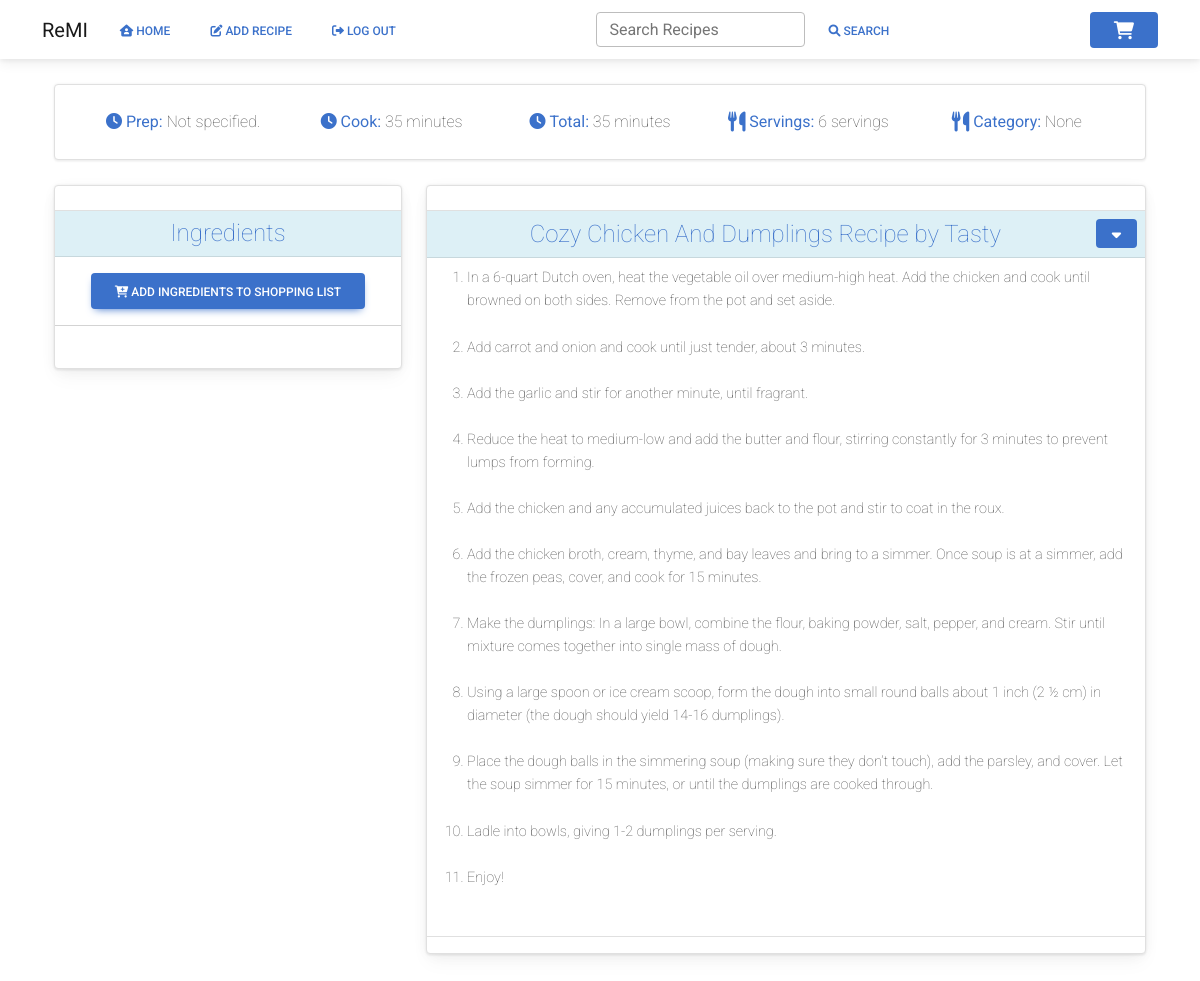
The page /random_recipe (signed in) on the database its author committed.
### website/models.py (models this page shows)
class Recipe(db.Model):
    id = db.Column(db.Integer, primary_key=True)
    uuid = db.Column(db.Integer, primary_key=False)
    username = db.Column(db.Integer, db.ForeignKey('user.id'))
    recipe_name = db.Column(db.String(200))
    prep_time = db.Column(db.Integer, primary_key=False)
    cook_time = db.Column(db.Integer, primary_key=False)
    total_time = db.Column(db.Integer, primary_key=False)
    ingredients = db.Column(db.String())
    servings = db.Column(db.String())
    ingredients_quantity = db.Column(db.String())
    ingredients_measurement = db.Column(db.String())
    instructions = db.Column(db.String())
    instructions_json = db.Column(db.String())
    original_url = db.Column(db.String())
    date_parsed = db.Column(db.String())
    image = db.Column(db.String())
    favorite = db.Column(db.Boolean, default=False)
    category = db.Column(db.String())
    ingredient_list = db.relationship('Ingredients')
    tags = db.relationship('Tag', secondary=recipe_tag, backref='recipe')

### website/views.py (the view, shortened to what this page needs)
@views.route('/random_recipe', methods=['POST', 'GET'])
@login_required
def random_recipe():
    shopping_list = ShoppingList.query.count()
    recipe = Recipe.query.filter_by(username=current_user.id).group_by(func.random()).first()
    ingredients = Ingredients.query.filter_by(uuid=recipe.uuid).all()
    return render_template("random_recipe.html", recipe=recipe, ingredients=ingredients, user=current_user,
                           shopping_list=shopping_list, view_id=recipe.uuid)

### website/__init__.py (called while the page is built)
def create_app():
    app = Flask(__name__)
    app.config['SECRET_KEY'] = 'sdf897sdf987'
    app.config['SQLALCHEMY_DATABASE_URI'] = f'sqlite:///{DB_NAME}'
    db.init_app(app)
    from .views import views
    from .auth import auth
    app.register_blueprint(views, url_prefix='/')
    app.register_blueprint(auth, url_prefix='/')
    from .models import User, Recipe
    with app.app_context():
        db.create_all()
    login_manager = LoginManager()
    login_manager.login_view = 'auth.login'
    login_manager.init_app(app)
    @login_manager.user_loader
    def load_user(id):
        return User.query.get(int(id))
    return app

### website/templates/random_recipe.html (shortened to what this page needs)
{% extends "base.html" %}
{% block content %}
<br>
<div class="container">
    <div class="row">
        <div class="col">
            <div class="card shadow-2 border" style="border-radius:4px;">
                <div class="card-body">
                    <div class="container">
                        <div class="row">
                            <div class="col text-center">
                                <span class="fw-lighter"><span class="text-primary"><i
                                        class="fa-solid fa-clock"></i> <b>Prep:</b></span> {{ recipe.prep_time }}</span>
                            </div>
                            <div class="col text-center">
                                <span class="fw-lighter"><span class="text-primary"><i
                                        class="fa-solid fa-clock"></i> <b>Cook:</b></span> {{ recipe.cook_time }}</span>
                            </div>
                            <div class="col text-center">
                                <span class="fw-lighter"><span class="text-primary"><i
                                        class="fa-solid fa-clock"></i> <b>Total:</b></span> {{ recipe.total_time }}</span>
                            </div>
                            <div class="col text-center">
                                <span class="fw-lighter"><span class="text-primary"><i class="fa fa-cutlery fa-lg"></i> <b>Servings:</b></span> {{ recipe.servings }}</span>
                            </div>
                            <div class="col text-center">
                                <span class="fw-lighter"><span class="text-primary"><i class="fa fa-cutlery fa-lg"></i> <b>Category:</b></span> {{ recipe.category  }}</span>
                            </div>
                        </div>
                    </div>
                </div>
            </div>
        </div>
    </div>
    <br>
    <form method="POST">
        <div class="row">
            <div class="col-4">
                <div class="card text-left bg-light mb-10" style="border-radius:4px;">
                    <div class="card shadow-2 border" style="border-radius:4px;">
                        <div class="card-header border-0 text-center" style="border-radius:4px;">
                        </div>
                        <div class="table-responsive">
                            <table class="table align-items-center table-flush table-sm">
                                <thead class="table-info">
                                <tr>
                                    <td class="border-top text-center align-middle" scope="col" colspan="2"><h4 class="mb-0"><span
                                            class="text-primary fw-lighter mb-0">Ingredients</span></h4></td>
                                </tr>
                                </thead>
                            </table>
                            <div class="col text-center">
                                <button type="submit" class="btn btn-primary"><i
                                        class="fa-sharp fa-solid fa-cart-plus"></i>
                                    Add Ingredients to Shopping List
                                </button>
    </form>
    <hr>
</div>
<br>
</div>
<div class="col-8">
    <div class="card text-left bg-light mb-10" style="border-radius:4px;">
        <div class="card shadow-2 border" style="border-radius:4px;">
            <div class="card-header border-0 text-center">
            </div>
            <div class="table-responsive">
                <table class="table align-items-center table-flush table-sm">
                    <thead class="table-info">
                    <tr>
                        <td class="border-top text-center align-middle" scope="col">
                            <h4 class="mb-0">
                                <span class="text-primary align-middle fw-lighter mb-0">{{ recipe.recipe_name }}</span>
                                <span style="float: right;">
                            <button
                                    class="btn btn-primary btn-sm float-right shadow-none"
                                    type="button"
                                    id="dropdownMenuButton"
                                    data-mdb-toggle="dropdown"
                                    aria-expanded="false"
                            >
                            </button>
                        </span>
                            </h4>
                        </td>
                    </tr>
                    </thead>
                    <tbody>
                    <tr>
                        <td>
                                    <span class="fw-lighter">
                    <ol>
                        {{ recipe.instructions|safe }}
                    </ol></span>
                        </td>
                    </tr>
                    </tbody>
                </table>
            </div>
        </div>
    </div>
</div>
<br>
{% endblock %}

### rows shown on the page
Recipe: prep_time "Not specified.", cook_time "35 minutes", total_time "35 minutes", servings "6 servings", category "None", recipe_name "Cozy Chicken And Dumplings Recipe by Tasty", instructions "In a 6-quart Dutch oven, heat the vegetable oil over medium-high heat. Add the chicken and cook until browned on both sides. Remove from the pot and set aside. Add carrot and onion and cook until just tender, about 3 minutes. Add the garlic and stir for another minute, until fragrant. Reduce the heat to medium-low and add the butter and flour, stirring constantly for 3 minutes to prevent lumps from forming. Add the chicken and any accumulated juices back to the pot and stir to coat in the roux. Add the chicken broth, cream, thyme, and bay leaves and bring to a simmer. Once soup is at a simmer, add the frozen peas, cover, and cook for 15 minutes. Make the dumplings: In a large bowl, combine…"
